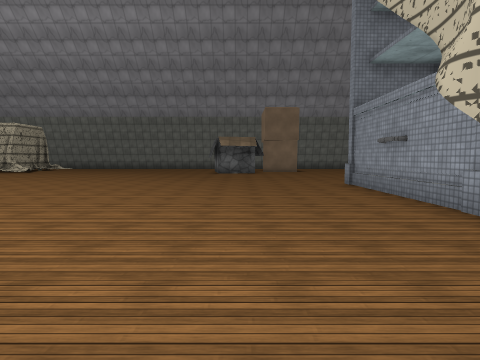
View 1 (above)

24 first-person views from a walk through a 3-D level made in the Unity game engine. The camera is 1.5 m above the floor, tilts 4° down and sees 75° across. The floor is counted in squares, 2 m on a side. Each view is taken from the middle of a square. On the plan, view 1 faces up. The plan holds only what a view shows up to about 10 squares ahead; the rest is blank. The place goes on beyond the plan. The player is left out. Surface patterns are stand-ins for the level's own textures.

View 2
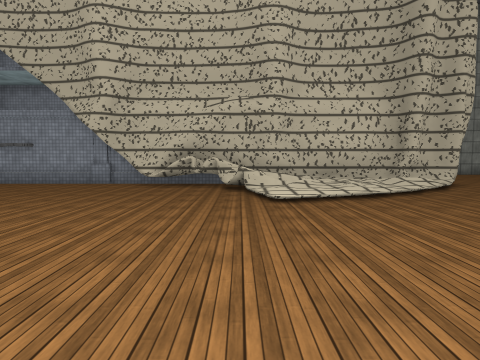

View 3
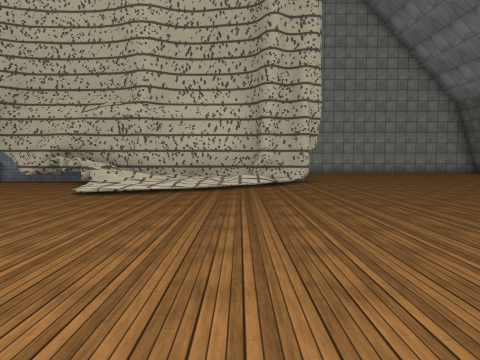

View 4
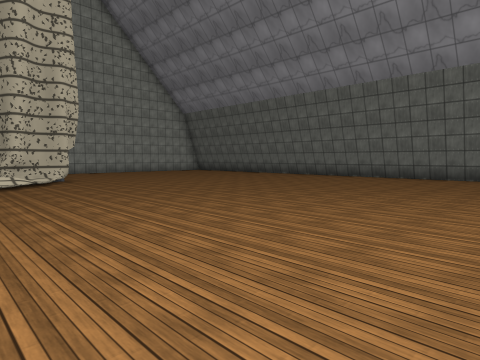

View 5
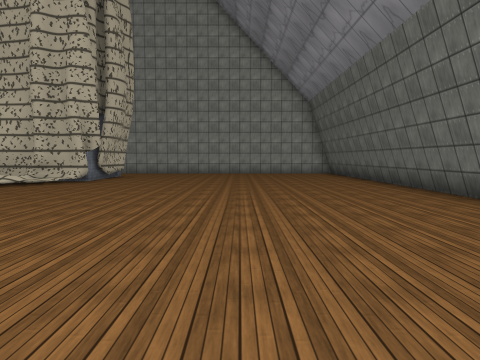

View 6
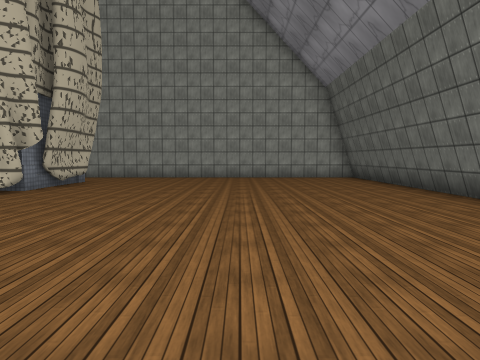

View 7
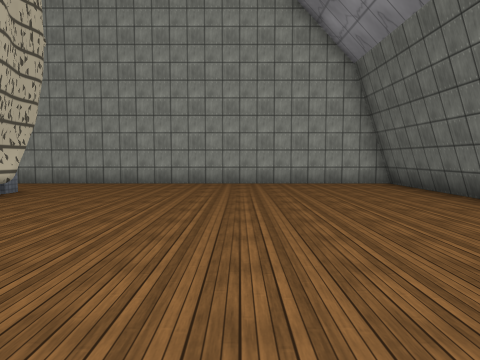

View 8
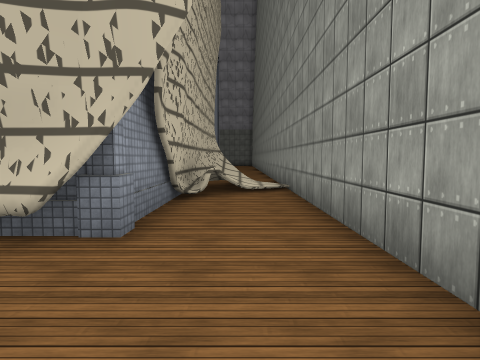

View 9
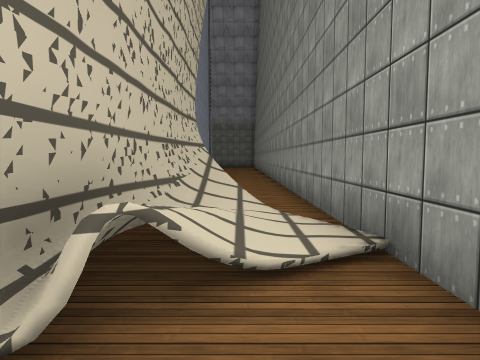

View 10
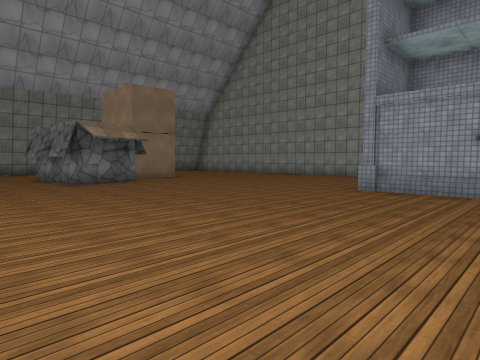

View 11
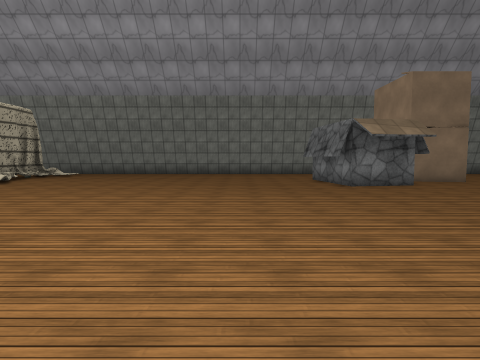

View 12
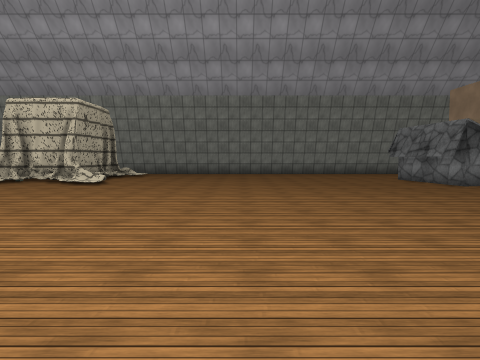

View 13
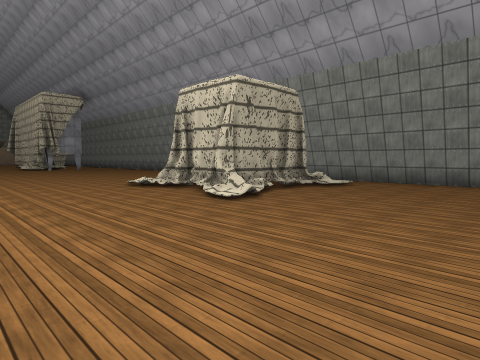

View 14
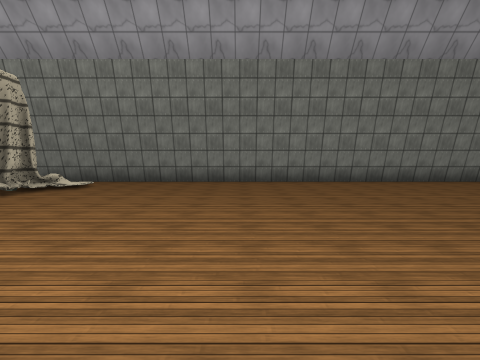

View 15
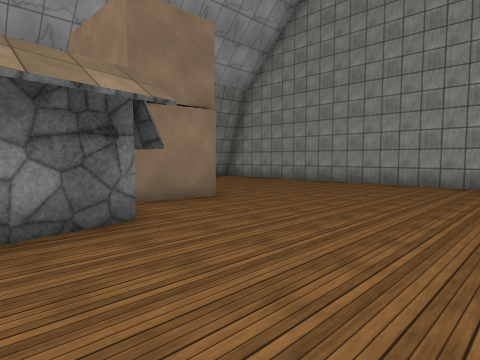

View 16
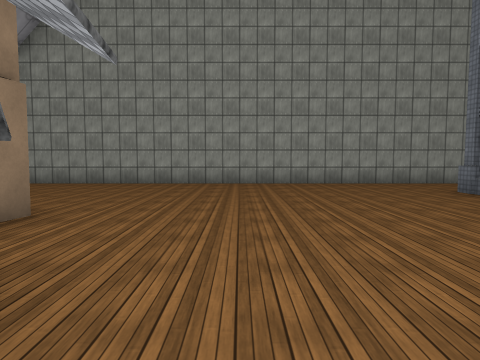

View 17
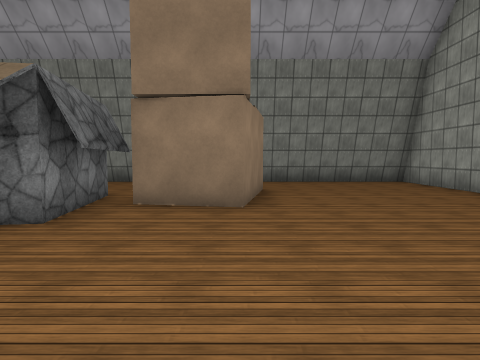

View 18
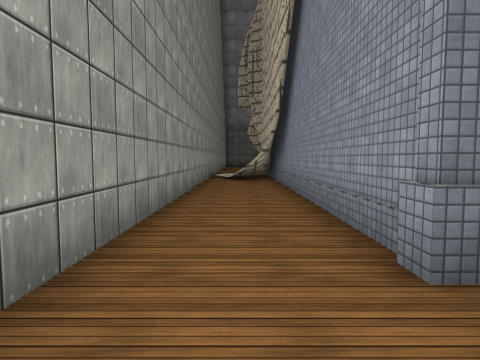

View 19
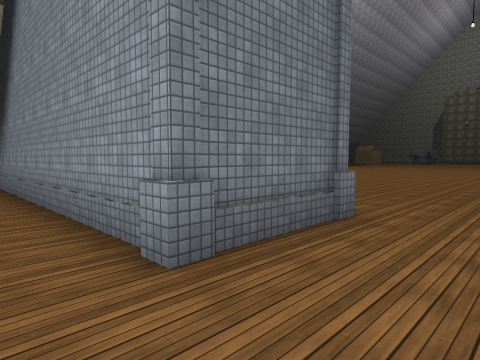

View 20
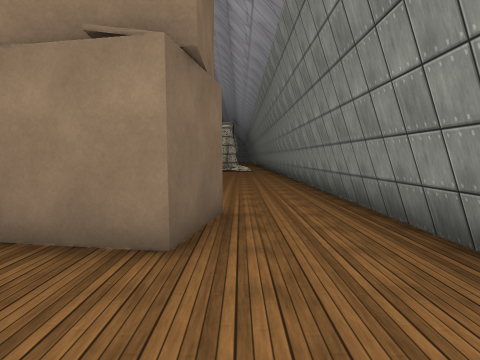

View 21
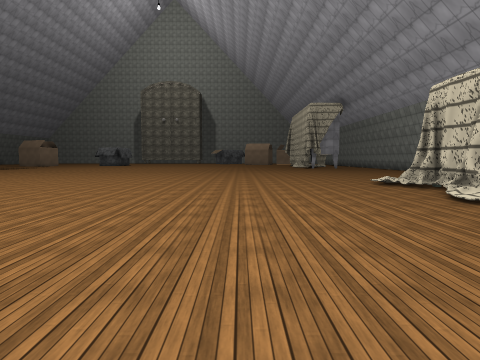

View 22
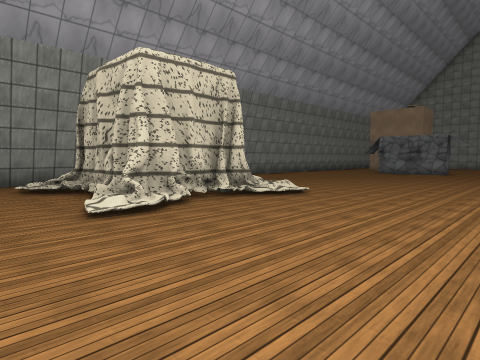

View 23
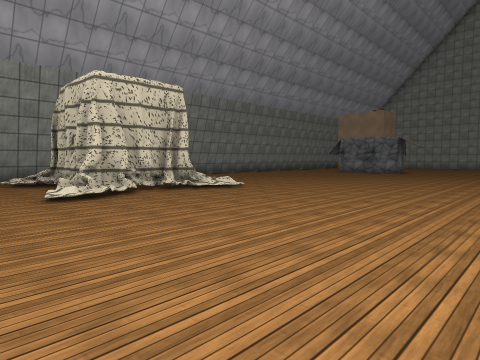

View 24
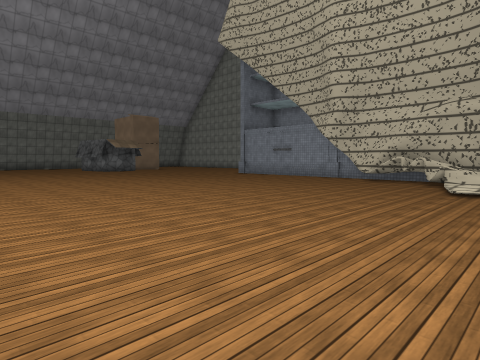

### Floor plan
Key: @ floor where view 1 was taken; # wall or solid block; x gap in a wall; . main floor; : floor 0.25 m higher than the main floor; + floor 0.5 m higher than the main floor; / step, stairs or slope; O other object.
Columns run from 17 left of view 1 to 8 right of it. Each row starts with its distance up from view 1.
 22  #########################
 21  ..   /..................#
 20  .// //..................#
 19  ./###.............OO....#
 18  ./###..........##..O....#
 17  ./###/.........##.OO....#
 16 ../..//.........##.......#
 15 .........................#
 14 .........................#
 13 .........................#
 12 .........................#
 11 .........................#
 10 .........................#
  9  ...................###..#
  8  ......  ...........###..#
  7  .....    ..........###..#
  6  ...      ..........###..#
  5  ..       ..........###..#
  4           ..........###..#
  3           ..........###..#
  2          ..........####..#
  1          ..........## ##x#
  0          ........@/##  #+#
 -1          ........://#  #+#
 -2          ........///#  #x#
 -3          ........///#  #.#
 -4          .........//# ##.#
 -5          ........../###..#
 -6          ...........###..#
 -7          ................#
 -8           ...............#
 -9           ...............#
-10           ...............#
-11           ...............#
-12           ...............#
-13           ...............#
-14            ..............#
-15            #    ##########

Positions as (right, up) in squares from view 1, and headings:
1: (0, 0), facing up
2: (-6, 0), facing right
3: (-7, -4), facing right
4: (-8, -3), facing down-right
5: (-7, -11), facing right
6: (-4, -11), facing right
7: (-1, -11), facing right
8: (7, -9), facing up
9: (7, -4), facing up
10: (-4, 6), facing up-right
11: (-4, 7), facing up
12: (-7, 7), facing up
13: (-7, 12), facing up-left
14: (-7, 12), facing up
15: (-1, 12), facing up-right
16: (-1, 14), facing right
17: (3, 12), facing up
18: (7, 11), facing down
19: (7, 11), facing down-left
20: (6, 20), facing left
21: (-6, 12), facing left
22: (-17, 12), facing up-right
23: (-17, 10), facing up-right
24: (-8, -2), facing up-right
